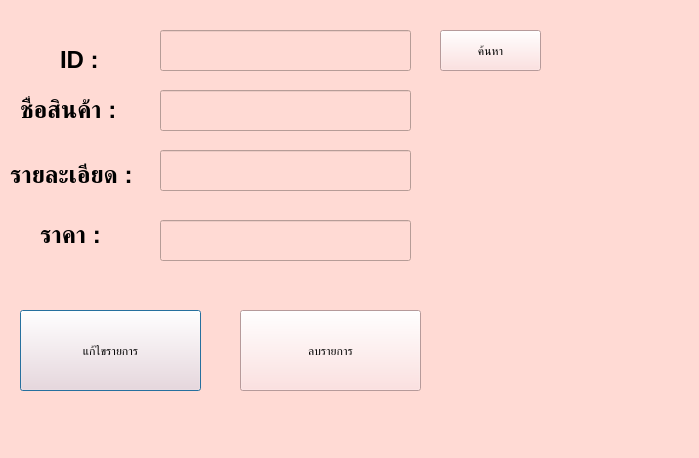
<?xml version="1.0" encoding="UTF-8"?>
<ui version="4.0">
 <class>editorder</class>
 <widget class="QDialog" name="editorder">
  <property name="geometry">
   <rect>
    <x>0</x>
    <y>0</y>
    <width>699</width>
    <height>458</height>
   </rect>
  </property>
  <property name="minimumSize">
   <size>
    <width>699</width>
    <height>458</height>
   </size>
  </property>
  <property name="maximumSize">
   <size>
    <width>699</width>
    <height>458</height>
   </size>
  </property>
  <property name="windowTitle">
   <string>Dialog</string>
  </property>
  <property name="styleSheet">
   <string notr="true">background-color : rgb(255, 218, 212)</string>
  </property>
  <widget class="QLabel" name="menu">
   <property name="geometry">
    <rect>
     <x>20</x>
     <y>90</y>
     <width>121</width>
     <height>41</height>
    </rect>
   </property>
   <property name="text">
    <string>&lt;html&gt;&lt;head/&gt;&lt;body&gt;&lt;p&gt;&lt;span style=&quot; font-size:18pt; font-weight:600;&quot;&gt;ชื่อสินค้า :&lt;/span&gt;&lt;/p&gt;&lt;/body&gt;&lt;/html&gt;</string>
   </property>
  </widget>
  <widget class="QLabel" name="price">
   <property name="geometry">
    <rect>
     <x>40</x>
     <y>210</y>
     <width>91</width>
     <height>51</height>
    </rect>
   </property>
   <property name="text">
    <string>&lt;html&gt;&lt;head/&gt;&lt;body&gt;&lt;p&gt;&lt;span style=&quot; font-size:18pt; font-weight:600;&quot;&gt;ราคา    :&lt;/span&gt;&lt;/p&gt;&lt;/body&gt;&lt;/html&gt;</string>
   </property>
  </widget>
  <widget class="QPushButton" name="editButton">
   <property name="geometry">
    <rect>
     <x>20</x>
     <y>310</y>
     <width>181</width>
     <height>81</height>
    </rect>
   </property>
   <property name="styleSheet">
    <string notr="true">font: 14pt &quot;Segoe UI&quot;;
background-color : rgb(255, 216, 215)</string>
   </property>
   <property name="text">
    <string>แก้ไขรายการ</string>
   </property>
  </widget>
  <widget class="QLabel" name="image1_2">
   <property name="geometry">
    <rect>
     <x>490</x>
     <y>270</y>
     <width>181</width>
     <height>161</height>
    </rect>
   </property>
   <property name="maximumSize">
    <size>
     <width>181</width>
     <height>161</height>
    </size>
   </property>
   <property name="styleSheet">
    <string notr="true">image: url(:/image/icon.png);</string>
   </property>
   <property name="text">
    <string/>
   </property>
  </widget>
  <widget class="QLineEdit" name="addid">
   <property name="geometry">
    <rect>
     <x>160</x>
     <y>30</y>
     <width>251</width>
     <height>41</height>
    </rect>
   </property>
  </widget>
  <widget class="QLineEdit" name="adddetails">
   <property name="geometry">
    <rect>
     <x>160</x>
     <y>150</y>
     <width>251</width>
     <height>41</height>
    </rect>
   </property>
  </widget>
  <widget class="QLineEdit" name="addprice">
   <property name="geometry">
    <rect>
     <x>160</x>
     <y>220</y>
     <width>251</width>
     <height>41</height>
    </rect>
   </property>
  </widget>
  <widget class="QLabel" name="ID">
   <property name="geometry">
    <rect>
     <x>60</x>
     <y>40</y>
     <width>61</width>
     <height>41</height>
    </rect>
   </property>
   <property name="text">
    <string>&lt;html&gt;&lt;head/&gt;&lt;body&gt;&lt;p&gt;&lt;span style=&quot; font-size:18pt; font-weight:600;&quot;&gt;ID :&lt;/span&gt;&lt;/p&gt;&lt;/body&gt;&lt;/html&gt;</string>
   </property>
  </widget>
  <widget class="QLabel" name="details">
   <property name="geometry">
    <rect>
     <x>10</x>
     <y>150</y>
     <width>141</width>
     <height>51</height>
    </rect>
   </property>
   <property name="text">
    <string>&lt;html&gt;&lt;head/&gt;&lt;body&gt;&lt;p&gt;&lt;span style=&quot; font-size:18pt; font-weight:600;&quot;&gt;รายละเอียด :&lt;/span&gt;&lt;/p&gt;&lt;/body&gt;&lt;/html&gt;</string>
   </property>
  </widget>
  <widget class="QLineEdit" name="addmenu">
   <property name="geometry">
    <rect>
     <x>160</x>
     <y>90</y>
     <width>251</width>
     <height>41</height>
    </rect>
   </property>
  </widget>
  <widget class="QPushButton" name="delButton">
   <property name="geometry">
    <rect>
     <x>240</x>
     <y>310</y>
     <width>181</width>
     <height>81</height>
    </rect>
   </property>
   <property name="styleSheet">
    <string notr="true">font: 14pt &quot;Segoe UI&quot;;
background-color : rgb(255, 216, 215)</string>
   </property>
   <property name="text">
    <string>ลบรายการ</string>
   </property>
  </widget>
  <widget class="QPushButton" name="searchButton">
   <property name="geometry">
    <rect>
     <x>440</x>
     <y>30</y>
     <width>101</width>
     <height>41</height>
    </rect>
   </property>
   <property name="styleSheet">
    <string notr="true">font: 14pt &quot;Segoe UI&quot;;
background-color : rgb(255, 216, 215)</string>
   </property>
   <property name="text">
    <string>ค้นหา</string>
   </property>
  </widget>
 </widget>
 <resources/>
 <connections/>
</ui>
